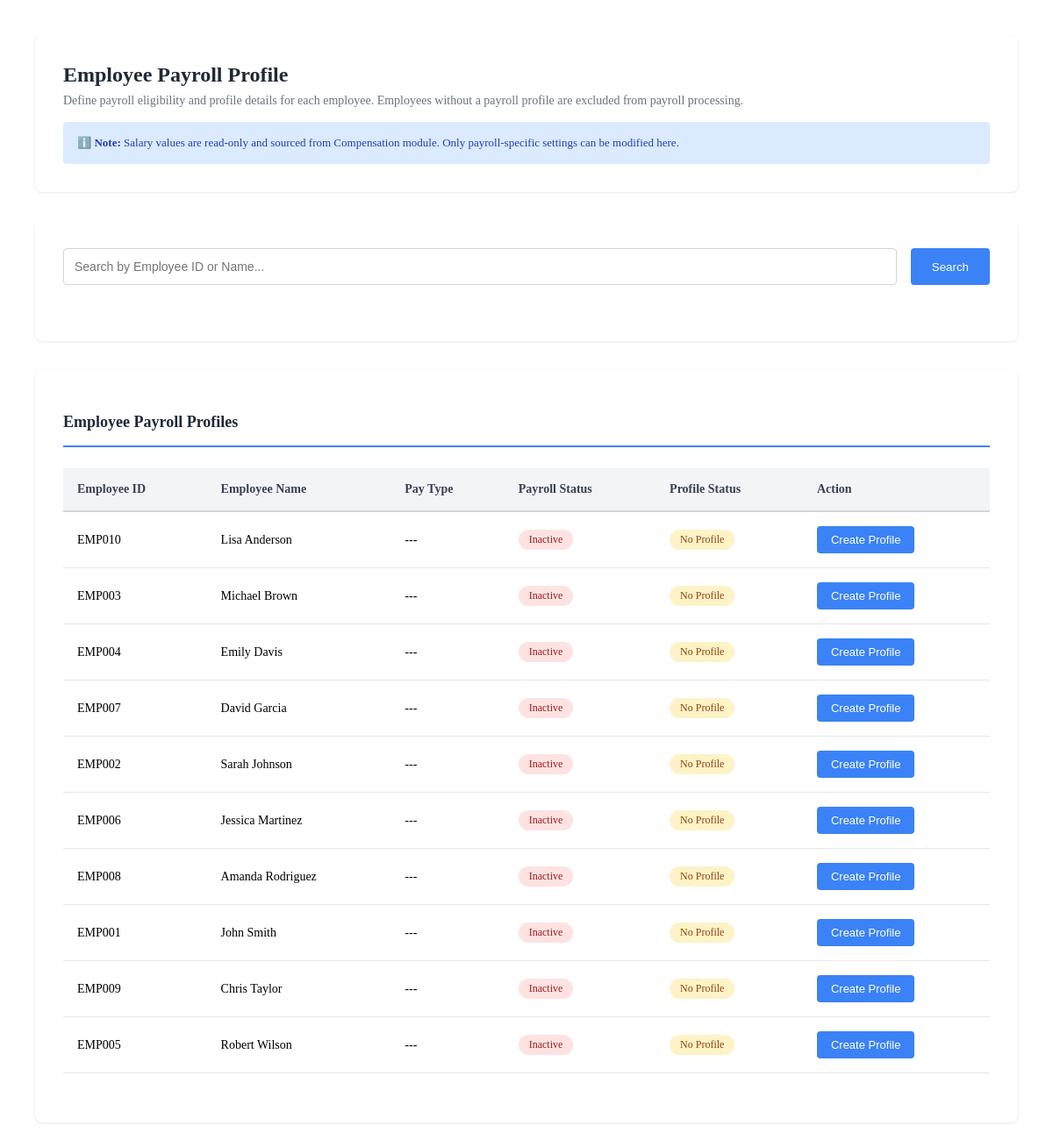
The app's page /modules/payroll/views/employee_payroll_profile.php with its own data.
### tables this page shows
CREATE TABLE `employees` (
  `employee_id` int(11) NOT NULL,
  `user_id` int(11) DEFAULT NULL,
  `employee_code` varchar(50) NOT NULL,
  `first_name` varchar(100) NOT NULL,
  `middle_name` varchar(100) DEFAULT NULL,
  `last_name` varchar(100) NOT NULL,
  `date_of_birth` date DEFAULT NULL,
  `gender` enum('Male','Female','Other') DEFAULT 'Other',
  `marital_status` enum('Single','Married','Divorced','Widowed') DEFAULT 'Single',
  `email` varchar(100) DEFAULT NULL,
  `phone` varchar(20) DEFAULT NULL,
  `address` text DEFAULT NULL,
  `city` varchar(100) DEFAULT NULL,
  `state` varchar(100) DEFAULT NULL,
  `postal_code` varchar(20) DEFAULT NULL,
  `country` varchar(100) DEFAULT NULL,
  `nationality` varchar(100) DEFAULT NULL,
  `job_title_id` int(11) DEFAULT NULL,
  `department_id` int(11) DEFAULT NULL,
  `employment_type_id` int(11) DEFAULT NULL,
  `location_id` int(11) DEFAULT NULL,
  `supervisor_id` int(11) DEFAULT NULL,
  `date_of_joining` date NOT NULL,
  `employment_status` enum('Active','On Leave','Suspended','Terminated') DEFAULT 'Active',
  `last_working_day` date DEFAULT NULL,
  `created_at` timestamp NOT NULL DEFAULT current_timestamp(),
  `updated_at` timestamp NOT NULL DEFAULT current_timestamp() ON UPDATE current_timestamp()
);

### config/BaseModel.php (called while the page is built, shortened)
<?php
abstract class BaseModel {
    protected $db;
    public function __construct() {
        $database = new Database();
        $this->db = $database->connect();
    }
    public function query($sql, $params = []) {
        try {
            $stmt = $this->db->prepare($sql);
            if (!empty($params)) {
                $stmt->execute($params);
            } else {
                $stmt->execute();
            }
            return $stmt->fetchAll(PDO::FETCH_ASSOC);
        } catch (PDOException $e) {
            throw new Exception("Query execution failed: " . $e->getMessage());
        }
    }
}
?>

### config/Database.php (called while the page is built, shortened)
<?php
class Database {
    private $host = 'localhost';
    private $db_name = 'public_html';
    private $username = 'root';
    private $password = '';
    public function connect() {
        $this->conn = null;
        try {
            $this->conn = new PDO(
                'mysql:host=' . $this->host . ';dbname=' . $this->db_name . ';charset=utf8mb4',
                $this->username,
                $this->password
            );
            $this->conn->setAttribute(PDO::ATTR_ERRMODE, PDO::ERRMODE_EXCEPTION);
            $this->conn->exec("SET @@session.time_zone = '+08:00'");
        } catch (PDOException $e) {
            error_log('Database Connection Error: ' . $e->getMessage());
            throw new RuntimeException('Database connection failed: ' . $e->getMessage(), 0, $e);
        }
        return $this->conn;
    }
}
?>

### modules/payroll/models/EmployeePayrollProfile.php (called while the page is built, shortened)
<?php
require_once __DIR__ . '/../../../config/BaseModel.php';
class EmployeePayrollProfile extends BaseModel {
    protected $table = 'employee_payroll_profiles';
    public function getEmployeesWithProfile($search = '') {
        $sql = "SELECT e.employee_id, e.employee_code, e.first_name, e.last_name,
                e.department_id, e.job_title_id,
                d.department_name,
                j.title AS job_title,
                p.id AS profile_id, p.payroll_eligible, p.payroll_frequency, p.pay_type, p.payroll_status
                FROM employees e
                LEFT JOIN departments d ON e.department_id = d.department_id
                LEFT JOIN job_titles j ON e.job_title_id = j.job_title_id
                LEFT JOIN {$this->table} p ON p.employee_id = e.employee_id
                WHERE e.employment_status IN ('Active', 'On Leave', 'Suspended')";
        $params = [];
        $sql .= " ORDER BY e.last_name, e.first_name";
        return $this->query($sql, $params);
    }
}

### modules/payroll/views/employee_payroll_profile.php (the view, shortened to what this page needs)
<?php
require_once __DIR__ . '/../../../config/Database.php';
require_once __DIR__ . '/../models/EmployeePayrollProfile.php';
$employeeProfile = new EmployeePayrollProfile();
$search = isset($_GET['search']) ? trim($_GET['search']) : '';
$employees = $employeeProfile->getEmployeesWithProfile($search);
$dashboardUrl = '/public_html/dashboard.php';
?>
<div class="profile-container">
  <div class="section">
    <h2 style="margin: 0 0 0.5rem 0; color: #1f2937;">Employee Payroll Profile</h2>
    <p style="margin: 0; color: #6b7280; font-size: 14px;">Define payroll eligibility and profile details for each employee. Employees without a payroll profile are excluded from payroll processing.</p>
    <div style="margin-top: 1rem; padding: 1rem; background: #dbeafe; border-radius: 4px; color: #1e40af; font-size: 13px;">
      <strong>ℹ️ Note:</strong> Salary values are read-only and sourced from Compensation module. Only payroll-specific settings can be modified here.
    </div>
  </div>
  <div class="section">
    <form method="GET" action="<?php echo htmlspecialchars($dashboardUrl); ?>">
      <div class="search-box">
        <input type="text" name="search" placeholder="Search by Employee ID or Name..." value="<?php echo htmlspecialchars($search); ?>">
        <button type="submit">Search</button>
      </div>
    </form>
  </div>
  <div class="section">
    <h3 class="section-header">Employee Payroll Profiles</h3>
    <div class="table-container">
      <table>
        <thead>
          <tr>
            <th>Employee ID</th>
            <th>Employee Name</th>
            <th>Pay Type</th>
            <th>Payroll Status</th>
            <th>Profile Status</th>
            <th>Action</th>
          </tr>
        </thead>
        <tbody>
          <?php if (empty($employees)): ?>
          <tr><td colspan="6" class="no-data">No employees found.</td></tr>
          <?php else: ?>
          <?php foreach ($employees as $emp):
            $hasProfile = !empty($emp['profile_id']);
            $payTypeLabel = !empty($emp['pay_type']) ? htmlspecialchars($emp['pay_type']) : '---';
            $payrollActive = isset($emp['payroll_eligible']) && (int)$emp['payroll_eligible'] === 1;
            $name = trim(($emp['first_name'] ?? '') . ' ' . ($emp['last_name'] ?? ''));
            $code = $emp['employee_code'] ?? ('EMP-' . str_pad($emp['employee_id'], 3, '0', STR_PAD_LEFT));
            ?>
          <tr>
            <td><?php echo htmlspecialchars($code); ?></td>
            <td><?php echo htmlspecialchars($name); ?></td>
            <td><?php echo htmlspecialchars($payTypeLabel); ?></td>
            <td><span class="status-badge <?php echo $payrollActive ? 'status-active' : 'status-inactive'; ?>"><?php echo $payrollActive ? 'Active' : 'Inactive'; ?></span></td>
            <td><span class="status-badge <?php echo $hasProfile ? 'status-active' : 'status-no-profile'; ?>"><?php echo $hasProfile ? 'Configured' : 'No Profile'; ?></span></td>
            <td>
              <?php if ($hasProfile): ?>
              <button type="button" onclick="window.openProfileModal('edit', <?php echo (int)$emp['employee_id']; ?>)" class="btn btn-secondary">View/Edit</button>
              <?php else: ?>
              <button type="button" onclick="window.openProfileModal('create', <?php echo (int)$emp['employee_id']; ?>)" class="btn btn-primary">Create Profile</button>
              <?php endif; ?>
            </td>
          </tr>
          <?php endforeach; ?>
          <?php endif; ?>
        </tbody>
      </table>
    </div>
  </div>
</div>

### modules/payroll/views/employee_payroll_profile.php (style rules this page uses)
.profile-container { max-width: 1200px; margin: 0 auto; padding: 2rem; }
.section { background: white; border-radius: 8px; padding: 2rem; margin-bottom: 2rem; box-shadow: 0 1px 3px rgba(0, 0, 0, 0.1); }
.section-header { font-size: 18px; font-weight: 600; color: #1f2937; margin-bottom: 1.5rem; padding-bottom: 1rem; border-bottom: 2px solid #3b82f6; }
.search-box { display: flex; gap: 1rem; margin-bottom: 2rem; }
.search-box input { flex: 1; padding: 0.75rem; border: 1px solid #d1d5db; border-radius: 4px; font-size: 14px; }
.search-box button { padding: 0.75rem 1.5rem; background: #3b82f6; color: white; border: none; border-radius: 4px; cursor: pointer; font-weight: 500; transition: all 0.3s ease; }
.table-container { overflow-x: auto; margin-bottom: 1.5rem; }
table { width: 100%; border-collapse: collapse; font-size: 14px; }
table thead { background: #f3f4f6; }
table th { padding: 1rem; text-align: left; font-weight: 600; color: #374151; border-bottom: 2px solid #d1d5db; }
table td { padding: 1rem; border-bottom: 1px solid #e5e7eb; }
.status-badge { display: inline-block; padding: 0.25rem 0.75rem; border-radius: 12px; font-size: 12px; font-weight: 500; }
.status-inactive { background: #fee2e2; color: #991b1b; }
.status-no-profile { background: #fef3c7; color: #92400e; }
.btn { padding: 0.5rem 1rem; border: none; border-radius: 4px; cursor: pointer; font-size: 13px; font-weight: 500; transition: all 0.3s ease; text-decoration: none; display: inline-block; }
.btn-primary { background: #3b82f6; color: white; }

### records on screen
employees: employee_code "EMP010", name "Lisa Anderson", payTypeLabel "---"
employees: employee_code "EMP003", name "Michael Brown", payTypeLabel "---"
employees: employee_code "EMP004", name "Emily Davis", payTypeLabel "---"
employees: employee_code "EMP007", name "David Garcia", payTypeLabel "---"
employees: employee_code "EMP002", name "Sarah Johnson", payTypeLabel "---"
employees: employee_code "EMP006", name "Jessica Martinez", payTypeLabel "---"
employees: employee_code "EMP008", name "Amanda Rodriguez", payTypeLabel "---"
employees: employee_code "EMP001", name "John Smith", payTypeLabel "---"
employees: employee_code "EMP009", name "Chris Taylor", payTypeLabel "---"
employees: employee_code "EMP005", name "Robert Wilson", payTypeLabel "---"
